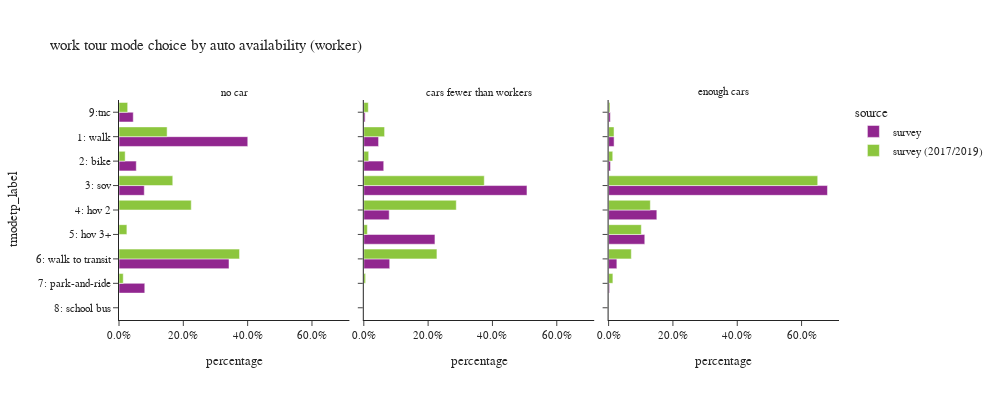

This figure's notebook cell:
### Code cell
plot_mode_choice(wk_tour.loc[wk_tour['auto_available_worker']!="no worker"],"auto_available_worker",
                 {"auto_available_worker":["no car", "cars fewer than workers","enough cars"],
                     "tmodetp_label":["1: walk","2: bike","3: sov","4: hov 2","5: hov 3+","6: walk to transit",
                                      "7: park-and-ride","8: school bus","9: other–survey only"]},
                 "auto availability (worker)",3,400,1000)

### Figure 1 — Plotly figure (JSON) as saved in the notebook; plotly's stock layout.template omitted (floating-point values rounded to 4 significant figures)
{"data": [{"alignmentgroup": "True", "customdata": [[51], [26], [3], [2], [91], [7], [6]], "hovertemplate": "source=survey<br>auto_available_worker=no car<br>percentage=%{x}<br>tmodetp_label=%{y}<br>sample count=%{customdata[0]}<extra></extra>", "legendgroup": "survey", "marker": {"color": "#91268F", "pattern": {"shape": ""}}, "name": "survey", "offsetgroup": "survey", "orientation": "h", "showlegend": true, "textposition": "auto", "type": "bar", "x": [0.4004, 0.05369, 0.07859, 0.0008123, 0.342, 0.08017, 0.04435], "xaxis": "x", "y": ["1: walk", "2: bike", "3: sov", "4: hov 2", "6: walk to transit", "7: park-and-ride", "9:tnc"], "yaxis": "y"}, {"alignmentgroup": "True", "customdata": [[36], [41], [108], [42], [16], [65], [2]], "hovertemplate": "source=survey<br>auto_available_worker=cars fewer than workers<br>percentage=%{x}<br>tmodetp_label=%{y}<br>sample count=%{customdata[0]}<extra></extra>", "legendgroup": "survey", "marker": {"color": "#91268F", "pattern": {"shape": ""}}, "name": "survey", "offsetgroup": "survey", "orientation": "h", "showlegend": false, "textposition": "auto", "type": "bar", "x": [0.04592, 0.06198, 0.5073, 0.07896, 0.2212, 0.08052, 0.004108], "xaxis": "x2", "y": ["1: walk", "2: bike", "3: sov", "4: hov 2", "5: hov 3+", "6: walk to transit", "9:tnc"], "yaxis": "y2"}, {"alignmentgroup": "True", "customdata": [[54], [40], [852], [127], [62], [95], [10], [4]], "hovertemplate": "source=survey<br>auto_available_worker=enough cars<br>percentage=%{x}<br>tmodetp_label=%{y}<br>sample count=%{customdata[0]}<extra></extra>", "legendgroup": "survey", "marker": {"color": "#91268F", "pattern": {"shape": ""}}, "name": "survey", "offsetgroup": "survey", "orientation": "h", "showlegend": false, "textposition": "auto", "type": "bar", "x": [0.01706, 0.005897, 0.6805, 0.15, 0.1125, 0.02572, 0.002991, 0.005327], "xaxis": "x3", "y": ["1: walk", "2: bike", "3: sov", "4: hov 2", "5: hov 3+", "6: walk to transit", "7: park-and-ride", "9:tnc"], "yaxis": "y3"}, {"alignmentgroup": "True", "customdata": [[165], [38], [13], [14], [4], [403], [3], [19]], "hovertemplate": "source=survey (2017/2019)<br>auto_available_worker=no car<br>percentage=%{x}<br>tmodetp_label=%{y}<br>sample count=%{customdata[0]}<extra></extra>", "legendgroup": "survey (2017/2019)", "marker": {"color": "#8CC63E", "pattern": {"shape": ""}}, "name": "survey (2017/2019)", "offsetgroup": "survey (2017/2019)", "orientation": "h", "showlegend": true, "textposition": "auto", "type": "bar", "x": [0.1496, 0.01914, 0.1672, 0.2247, 0.02454, 0.3747, 0.01317, 0.02698], "xaxis": "x", "y": ["1: walk", "2: bike", "3: sov", "4: hov 2", "5: hov 3+", "6: walk to transit", "7: park-and-ride", "9:tnc"], "yaxis": "y"}, {"alignmentgroup": "True", "customdata": [[133], [63], [290], [172], [52], [468], [15], [15]], "hovertemplate": "source=survey (2017/2019)<br>auto_available_worker=cars fewer than workers<br>percentage=%{x}<br>tmodetp_label=%{y}<br>sample count=%{customdata[0]}<extra></extra>", "legendgroup": "survey (2017/2019)", "marker": {"color": "#8CC63E", "pattern": {"shape": ""}}, "name": "survey (2017/2019)", "offsetgroup": "survey (2017/2019)", "orientation": "h", "showlegend": false, "textposition": "auto", "type": "bar", "x": [0.06465, 0.01523, 0.3746, 0.2876, 0.01108, 0.2274, 0.005542, 0.014], "xaxis": "x2", "y": ["1: walk", "2: bike", "3: sov", "4: hov 2", "5: hov 3+", "6: walk to transit", "7: park-and-ride", "9:tnc"], "yaxis": "y2"}, {"alignmentgroup": "True", "customdata": [[169], [88], [1840], [399], [197], [634], [63], [4], [30]], "hovertemplate": "source=survey (2017/2019)<br>auto_available_worker=enough cars<br>percentage=%{x}<br>tmodetp_label=%{y}<br>sample count=%{customdata[0]}<extra></extra>", "legendgroup": "survey (2017/2019)", "marker": {"color": "#8CC63E", "pattern": {"shape": ""}}, "name": "survey (2017/2019)", "offsetgroup": "survey (2017/2019)", "orientation": "h", "showlegend": false, "textposition": "auto", "type": "bar", "x": [0.01685, 0.01287, 0.6502, 0.1297, 0.1018, 0.07065, 0.01335, 0.0003488, 0.004238], "xaxis": "x3", "y": ["1: walk", "2: bike", "3: sov", "4: hov 2", "5: hov 3+", "6: walk to transit", "7: park-and-ride", "8: school bus", "9:tnc"], "yaxis": "y3"}], "layout": {"annotations": [{"font": {}, "showarrow": false, "text": "no car", "x": 0.16, "xanchor": "center", "xref": "paper", "y": 1.0, "yanchor": "bottom", "yref": "paper"}, {"font": {}, "showarrow": false, "text": "cars fewer than workers", "x": 0.5, "xanchor": "center", "xref": "paper", "y": 1.0, "yanchor": "bottom", "yref": "paper"}, {"font": {}, "showarrow": false, "text": "enough cars", "x": 0.84, "xanchor": "center", "xref": "paper", "y": 1.0, "yanchor": "bottom", "yref": "paper"}], "barmode": "group", "height": 400, "legend": {"title": {"text": "source"}, "tracegroupgap": 0}, "title": {"text": "work tour mode choice by auto availability (worker)"}, "width": 1000, "xaxis": {"anchor": "y", "domain": [0.0, 0.32], "tickformat": ".1%", "title": {"text": "percentage"}}, "xaxis2": {"anchor": "y2", "domain": [0.34, 0.66], "matches": "x", "tickformat": ".1%", "title": {"text": "percentage"}}, "xaxis3": {"anchor": "y3", "domain": [0.68, 1.0], "matches": "x", "tickformat": ".1%", "title": {"text": "percentage"}}, "yaxis": {"anchor": "x", "categoryarray": ["9: other–survey only", "8: school bus", "7: park-and-ride", "6: walk to transit", "5: hov 3+", "4: hov 2", "3: sov", "2: bike", "1: walk"], "categoryorder": "array", "domain": [0.0, 1.0], "title": {"text": "tmodetp_label"}}, "yaxis2": {"anchor": "x2", "domain": [0.0, 1.0], "matches": "y", "showticklabels": false}, "yaxis3": {"anchor": "x3", "domain": [0.0, 1.0], "matches": "y", "showticklabels": false}}}
